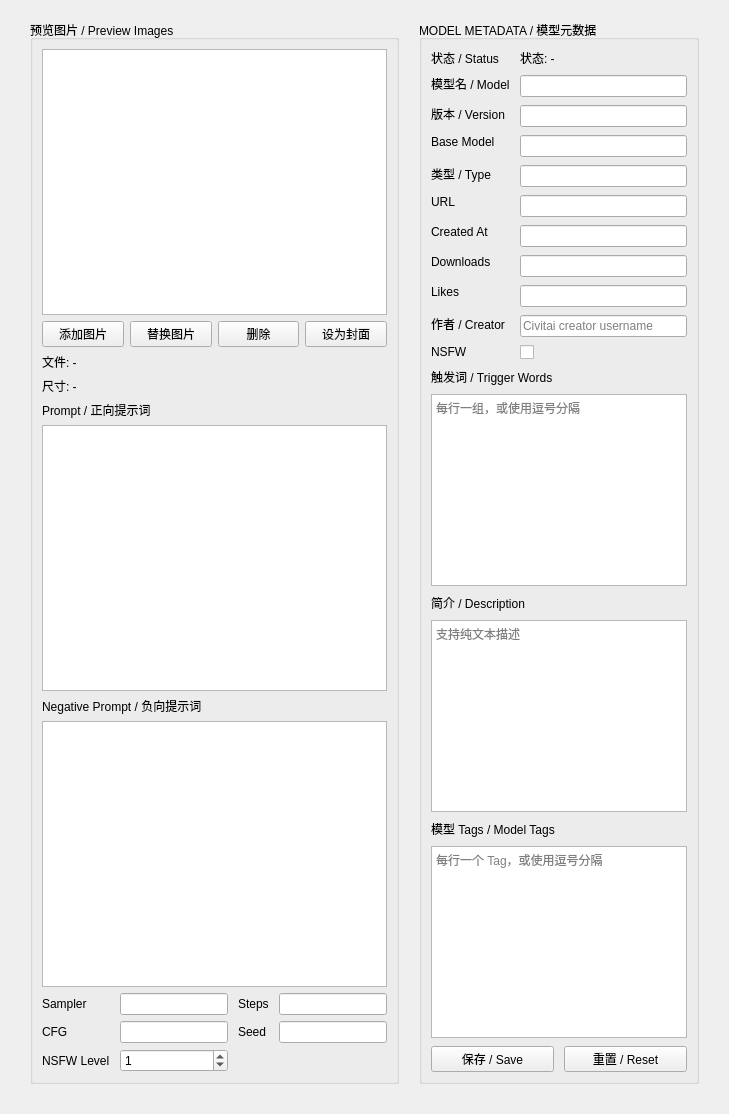
                      <widget class="QWidget" name="pageEditMeta">
                       <layout class="QHBoxLayout" name="horizontalLayout_EditMeta">
                        <property name="spacing">
                         <number>20</number>
                        </property>
                        <property name="leftMargin">
                         <number>30</number>
                        </property>
                        <property name="topMargin">
                         <number>20</number>
                        </property>
                        <property name="rightMargin">
                         <number>30</number>
                        </property>
                        <property name="bottomMargin">
                         <number>30</number>
                        </property>
                        <item>
                         <widget class="QGroupBox" name="groupEditImages">
                          <property name="title">
                           <string>预览图片 / Preview Images</string>
                          </property>
                          <layout class="QVBoxLayout" name="layoutEditImages">
                           <item>
                            <widget class="QListWidget" name="listEditImages">
                             <property name="minimumSize">
                              <size>
                               <width>320</width>
                               <height>260</height>
                              </size>
                             </property>
                             <property name="iconSize">
                              <size>
                               <width>90</width>
                               <height>135</height>
                              </size>
                             </property>
                             <property name="movement">
                              <enum>QListView::Movement::Static</enum>
                             </property>
                             <property name="resizeMode">
                              <enum>QListView::ResizeMode::Fixed</enum>
                             </property>
                             <property name="spacing">
                              <number>8</number>
                             </property>
                             <property name="gridSize">
                              <size>
                               <width>118</width>
                               <height>186</height>
                              </size>
                             </property>
                             <property name="viewMode">
                              <enum>QListView::ViewMode::IconMode</enum>
                             </property>
                             <property name="uniformItemSizes">
                              <bool>true</bool>
                             </property>
                             <property name="wordWrap">
                              <bool>false</bool>
                             </property>
                            </widget>
                           </item>
                           <item>
                            <layout class="QHBoxLayout" name="layoutEditImageButtons">
                             <item>
                              <widget class="QPushButton" name="btnEditAddImage">
                               <property name="text">
                                <string>添加图片</string>
                               </property>
                              </widget>
                             </item>
                             <item>
                              <widget class="QPushButton" name="btnEditReplaceImage">
                               <property name="text">
                                <string>替换图片</string>
                               </property>
                              </widget>
                             </item>
                             <item>
                              <widget class="QPushButton" name="btnEditRemoveImage">
                               <property name="text">
                                <string>删除</string>
                               </property>
                              </widget>
                             </item>
                             <item>
                              <widget class="QPushButton" name="btnEditSetCover">
                               <property name="text">
                                <string>设为封面</string>
                               </property>
                              </widget>
                             </item>
                            </layout>
                           </item>
                           <item>
                            <widget class="QLabel" name="lblEditImagePath">
                             <property name="sizePolicy">
                              <sizepolicy hsizetype="Preferred" vsizetype="Preferred">
                               <horstretch>0</horstretch>
                               <verstretch>0</verstretch>
                              </sizepolicy>
                             </property>
                             <property name="text">
                              <string>文件: -</string>
                             </property>
                             <property name="textFormat">
                              <enum>Qt::TextFormat::RichText</enum>
                             </property>
                             <property name="wordWrap">
                              <bool>true</bool>
                             </property>
                            </widget>
                           </item>
                           <item>
                            <widget class="QLabel" name="lblEditImageSize">
                             <property name="text">
                              <string>尺寸: -</string>
                             </property>
                            </widget>
                           </item>
                           <item>
                            <widget class="QLabel" name="label_EditImgPrompt">
                             <property name="text">
                              <string>Prompt / 正向提示词</string>
                             </property>
                            </widget>
                           </item>
                           <item>
                            <widget class="QTextEdit" name="textEditImgPrompt">
                             <property name="minimumSize">
                              <size>
                               <width>0</width>
                               <height>80</height>
                              </size>
                             </property>
                            </widget>
                           </item>
                           <item>
                            <widget class="QLabel" name="label_EditImgNegPrompt">
                             <property name="text">
                              <string>Negative Prompt / 负向提示词</string>
                             </property>
                            </widget>
                           </item>
                           <item>
                            <widget class="QTextEdit" name="textEditImgNegPrompt">
                             <property name="minimumSize">
                              <size>
                               <width>0</width>
                               <height>60</height>
                              </size>
                             </property>
                            </widget>
                           </item>
                           <item>
                            <layout class="QGridLayout" name="gridEditImgParams">
                             <property name="horizontalSpacing">
                              <number>10</number>
                             </property>
                             <property name="verticalSpacing">
                              <number>6</number>
                             </property>
                             <item row="0" column="2">
                              <widget class="QLabel" name="label_EditImgSteps">
                               <property name="text">
                                <string>Steps</string>
                               </property>
                              </widget>
                             </item>
                             <item row="0" column="0">
                              <widget class="QLabel" name="label_EditImgSampler">
                               <property name="text">
                                <string>Sampler</string>
                               </property>
                              </widget>
                             </item>
                             <item row="4" column="1">
                              <widget class="QSpinBox" name="spinImgNsfw">
                               <property name="minimum">
                                <number>0</number>
                               </property>
                               <property name="maximum">
                                <number>16</number>
                               </property>
                               <property name="value">
                                <number>1</number>
                               </property>
                              </widget>
                             </item>
                             <item row="0" column="3">
                              <widget class="QLineEdit" name="editImgSteps"/>
                             </item>
                             <item row="4" column="0">
                              <widget class="QLabel" name="label_EditImgNsfw">
                               <property name="text">
                                <string>NSFW Level</string>
                               </property>
                              </widget>
                             </item>
                             <item row="2" column="1">
                              <widget class="QLineEdit" name="editImgCfg"/>
                             </item>
                             <item row="0" column="1">
                              <widget class="QLineEdit" name="editImgSampler"/>
                             </item>
                             <item row="2" column="0">
                              <widget class="QLabel" name="label_EditImgCfg">
                               <property name="text">
                                <string>CFG</string>
                               </property>
                              </widget>
                             </item>
                             <item row="2" column="3">
                              <widget class="QLineEdit" name="editImgSeed"/>
                             </item>
                             <item row="2" column="2">
                              <widget class="QLabel" name="label_EditImgSeed">
                               <property name="text">
                                <string>Seed</string>
                               </property>
                              </widget>
                             </item>
                            </layout>
                           </item>
                          </layout>
                         </widget>
                        </item>
                        <item>
                         <widget class="QGroupBox" name="groupEditMeta">
                          <property name="title">
                           <string>MODEL METADATA / 模型元数据</string>
                          </property>
                          <layout class="QVBoxLayout" name="layoutEditMetaRight">
                           <item>
                            <layout class="QGridLayout" name="gridLayoutLocalMeta">
                             <property name="leftMargin">
                              <number>0</number>
                             </property>
                             <property name="topMargin">
                              <number>0</number>
                             </property>
                             <property name="rightMargin">
                              <number>0</number>
                             </property>
                             <property name="bottomMargin">
                              <number>0</number>
                             </property>
                             <property name="horizontalSpacing">
                              <number>10</number>
                             </property>
                             <property name="verticalSpacing">
                              <number>8</number>
                             </property>
                             <item row="5" column="0">
                              <widget class="QLabel" name="label_LocalMetaUrl">
                               <property name="text">
                                <string>URL</string>
                               </property>
                               <property name="alignment">
                                <set>Qt::AlignmentFlag::AlignLeading|Qt::AlignmentFlag::AlignLeft|Qt::AlignmentFlag::AlignTop</set>
                               </property>
                              </widget>
                             </item>
                             <item row="1" column="1">
                              <widget class="QLineEdit" name="editLocalModelName"/>
                             </item>
                             <item row="7" column="1">
                              <widget class="QLineEdit" name="editLocalDownloads"/>
                             </item>
                             <item row="2" column="0">
                              <widget class="QLabel" name="label_LocalMetaVersion">
                               <property name="text">
                                <string>版本 / Version</string>
                               </property>
                               <property name="alignment">
                                <set>Qt::AlignmentFlag::AlignLeading|Qt::AlignmentFlag::AlignLeft|Qt::AlignmentFlag::AlignTop</set>
                               </property>
                              </widget>
                             </item>
                             <item row="3" column="1">
                              <widget class="QLineEdit" name="editLocalBaseModel"/>
                             </item>
                             <item row="4" column="1">
                              <widget class="QLineEdit" name="editLocalType"/>
                             </item>
                             <item row="9" column="1">
                              <widget class="QLineEdit" name="editLocalCreator">
                               <property name="placeholderText">
                                <string>Civitai creator username</string>
                               </property>
                              </widget>
                             </item>
                             <item row="7" column="0">
                              <widget class="QLabel" name="label_LocalMetaDownloads">
                               <property name="text">
                                <string>Downloads</string>
                               </property>
                               <property name="alignment">
                                <set>Qt::AlignmentFlag::AlignLeading|Qt::AlignmentFlag::AlignLeft|Qt::AlignmentFlag::AlignTop</set>
                               </property>
                              </widget>
                             </item>
                             <item row="10" column="0">
                              <widget class="QLabel" name="label_LocalMetaNSFW">
                               <property name="text">
                                <string>NSFW</string>
                               </property>
                               <property name="alignment">
                                <set>Qt::AlignmentFlag::AlignLeading|Qt::AlignmentFlag::AlignLeft|Qt::AlignmentFlag::AlignTop</set>
                               </property>
                              </widget>
                             </item>
                             <item row="0" column="1">
                              <widget class="QLabel" name="lblLocalMetaStatus">
                               <property name="text">
                                <string>状态: -</string>
                               </property>
                               <property name="wordWrap">
                                <bool>true</bool>
                               </property>
                              </widget>
                             </item>
                             <item row="17" column="0" colspan="2">
                              <layout class="QHBoxLayout" name="horizontalLayout_LocalMetaButtons">
                               <item>
                                <widget class="QPushButton" name="btnLocalMetaSave">
                                 <property name="minimumSize">
                                  <size>
                                   <width>0</width>
                                   <height>0</height>
                                  </size>
                                 </property>
                                 <property name="text">
                                  <string>保存 / Save</string>
                                 </property>
                                </widget>
                               </item>
                               <item>
                                <spacer name="horizontalSpacer">
                                 <property name="orientation">
                                  <enum>Qt::Orientation::Horizontal</enum>
                                 </property>
                                 <property name="sizeType">
                                  <enum>QSizePolicy::Policy::Fixed</enum>
                                 </property>
                                 <property name="sizeHint" stdset="0">
                                  <size>
                                   <width>10</width>
                                   <height>20</height>
                                  </size>
                                 </property>
                                </spacer>
                               </item>
                               <item>
                                <widget class="QPushButton" name="btnLocalMetaReset">
                                 <property name="minimumSize">
                                  <size>
                                   <width>0</width>
                                   <height>0</height>
                                  </size>
                                 </property>
                                 <property name="text">
                                  <string>重置 / Reset</string>
                                 </property>
                                </widget>
                               </item>
                              </layout>
                             </item>
                             <item row="5" column="1">
                              <widget class="QLineEdit" name="editLocalModelUrl"/>
                             </item>
                             <item row="3" column="0">
                              <widget class="QLabel" name="label_LocalMetaBase">
                               <property name="text">
                                <string>Base Model</string>
                               </property>
                               <property name="alignment">
                                <set>Qt::AlignmentFlag::AlignLeading|Qt::AlignmentFlag::AlignLeft|Qt::AlignmentFlag::AlignTop</set>
                               </property>
                              </widget>
                             </item>
                             <item row="9" column="0">
                              <widget class="QLabel" name="label_LocalMetaCreator">
                               <property name="text">
                                <string>作者 / Creator</string>
                               </property>
                               <property name="alignment">
                                <set>Qt::AlignmentFlag::AlignLeading|Qt::AlignmentFlag::AlignLeft|Qt::AlignmentFlag::AlignTop</set>
                               </property>
                              </widget>
                             </item>
                             <item row="14" column="0" colspan="2">
                              <widget class="QTextEdit" name="textLocalDescription">
                               <property name="minimumSize">
                                <size>
                                 <width>0</width>
                                 <height>90</height>
                                </size>
                               </property>
                               <property name="placeholderText">
                                <string>支持纯文本描述</string>
                               </property>
                              </widget>
                             </item>
                             <item row="4" column="0">
                              <widget class="QLabel" name="label_LocalMetaType">
                               <property name="text">
                                <string>类型 / Type</string>
                               </property>
                               <property name="alignment">
                                <set>Qt::AlignmentFlag::AlignLeading|Qt::AlignmentFlag::AlignLeft|Qt::AlignmentFlag::AlignTop</set>
                               </property>
                              </widget>
                             </item>
                             <item row="0" column="0">
                              <widget class="QLabel" name="label_LocalMetaStatus">
                               <property name="text">
                                <string>状态 / Status</string>
                               </property>
                               <property name="alignment">
                                <set>Qt::AlignmentFlag::AlignLeading|Qt::AlignmentFlag::AlignLeft|Qt::AlignmentFlag::AlignTop</set>
                               </property>
                              </widget>
                             </item>
                             <item row="12" column="0" colspan="2">
                              <widget class="QTextEdit" name="textLocalTriggers">
                               <property name="minimumSize">
                                <size>
                                 <width>0</width>
                                 <height>80</height>
                                </size>
                               </property>
                               <property name="placeholderText">
                                <string>每行一组，或使用逗号分隔</string>
                               </property>
                              </widget>
                             </item>
                             <item row="2" column="1">
                              <widget class="QLineEdit" name="editLocalVersion"/>
                             </item>
                             <item row="6" column="0">
                              <widget class="QLabel" name="label_LocalMetaCreatedAt">
                               <property name="text">
                                <string>Created At</string>
                               </property>
                               <property name="alignment">
                                <set>Qt::AlignmentFlag::AlignLeading|Qt::AlignmentFlag::AlignLeft|Qt::AlignmentFlag::AlignTop</set>
                               </property>
                              </widget>
                             </item>
                             <item row="11" column="0" colspan="2">
                              <widget class="QLabel" name="label_LocalMetaTriggers">
                               <property name="text">
                                <string>触发词 / Trigger Words</string>
                               </property>
                               <property name="alignment">
                                <set>Qt::AlignmentFlag::AlignLeading|Qt::AlignmentFlag::AlignLeft|Qt::AlignmentFlag::AlignTop</set>
                               </property>
                              </widget>
                             </item>
                             <item row="6" column="1">
                              <widget class="QLineEdit" name="editLocalCreatedAt"/>
                             </item>
                             <item row="1" column="0">
                              <widget class="QLabel" name="label_LocalMetaModel">
                               <property name="text">
                                <string>模型名 / Model</string>
                               </property>
                               <property name="alignment">
                                <set>Qt::AlignmentFlag::AlignLeading|Qt::AlignmentFlag::AlignLeft|Qt::AlignmentFlag::AlignTop</set>
                               </property>
                              </widget>
                             </item>
                             <item row="8" column="0">
                              <widget class="QLabel" name="label_LocalMetaLikes">
                               <property name="text">
                                <string>Likes</string>
                               </property>
                               <property name="alignment">
                                <set>Qt::AlignmentFlag::AlignLeading|Qt::AlignmentFlag::AlignLeft|Qt::AlignmentFlag::AlignTop</set>
                               </property>
                              </widget>
                             </item>
                             <item row="10" column="1">
                              <widget class="QCheckBox" name="chkLocalNSFW"/>
                             </item>
                             <item row="13" column="0" colspan="2">
                              <widget class="QLabel" name="label_LocalMetaDesc">
                               <property name="text">
                                <string>简介 / Description</string>
                               </property>
                               <property name="alignment">
                                <set>Qt::AlignmentFlag::AlignLeading|Qt::AlignmentFlag::AlignLeft|Qt::AlignmentFlag::AlignTop</set>
                               </property>
                              </widget>
                             </item>
                             <item row="8" column="1">
                              <widget class="QLineEdit" name="editLocalLikes"/>
                             </item>
                             <item row="16" column="0" colspan="2">
                              <widget class="QTextEdit" name="textLocalModelTags">
                               <property name="minimumSize">
                                <size>
                                 <width>0</width>
                                 <height>70</height>
                                </size>
                               </property>
                               <property name="placeholderText">
                                <string>每行一个 Tag，或使用逗号分隔</string>
                               </property>
                              </widget>
                             </item>
                             <item row="15" column="0" colspan="2">
                              <widget class="QLabel" name="label_LocalMetaTags">
                               <property name="text">
                                <string>模型 Tags / Model Tags</string>
                               </property>
                               <property name="alignment">
                                <set>Qt::AlignmentFlag::AlignLeading|Qt::AlignmentFlag::AlignLeft|Qt::AlignmentFlag::AlignTop</set>
                               </property>
                              </widget>
                             </item>
                            </layout>
                           </item>
                          </layout>
                         </widget>
                        </item>
                       </layout>
                      </widget>
